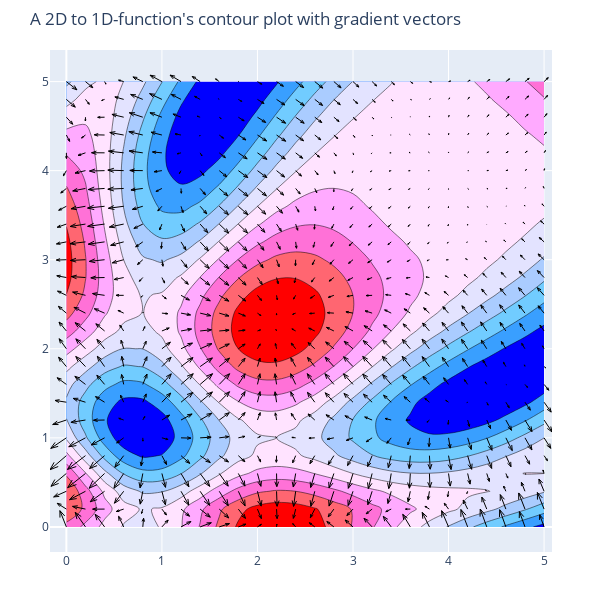

The code cell stored with this chart in its notebook:
### Code cell
# Test and visualize your code, the arrows are created using df_dx and df_dy.
sim.setup_grad_f(df_dx, df_dy)
sim.run(show_3d=False)

### Figure 1 — Plotly figure (JSON) as saved in the notebook; plotly's stock layout.template omitted (floating-point values rounded to 4 significant figures; data arrays with more than 128 entries replaced by an {"elided": "..."} marker saying what was removed)
{"data": [{"colorscale": [[0, "rgb(0,0,255)"], [0.1, "rgb(51,153,255)"], [0.2, "rgb(102,204,255)"], [0.3, "rgb(153,204,255)"], [0.4, "rgb(204,204,255)"], [0.5, "rgb(255,255,255)"], [0.6, "rgb(255,204,255)"], [0.7, "rgb(255,153,255)"], [0.8, "rgb(255,102,204)"], [0.9, "rgb(255,102,102)"], [1, "rgb(255,0,0)"]], "ncontours": 10, "showscale": false, "type": "contour", "x": [0, 0.2, 0.4, 0.6, 0.8, 1, 1.2, 1.4, 1.6, 1.8, 2, 2.2, 2.4, 2.6, 2.8, 3, 3.2, 3.4, 3.6, 3.8, 4, 4.2, 4.4, 4.6, 4.8, 5], "y": [0, 0.2, 0.4, 0.6, 0.8, 1, 1.2, 1.4, 1.6, 1.8, 2, 2.2, 2.4, 2.6, 2.8, 3, 3.2, 3.4, 3.6, 3.8, 4, 4.2, 4.4, 4.6, 4.8, 5], "z": {"elided": "26x26 float values"}}, {"line": {"color": "black", "width": 1}, "mode": "lines", "showlegend": false, "type": "scatter", "x": {"elided": "4732 float values"}, "y": {"elided": "4732 float values"}}], "layout": {"height": 602, "margin": {"b": 50, "l": 50, "r": 50, "t": 50}, "scene": {"camera": {"center": {"x": 0, "y": 0, "z": 0}, "eye": {"x": 0.1, "y": -1, "z": 2.25}, "up": {"x": 1, "y": 0, "z": 0}}}, "title": {"text": "A 2D to 1D-function's contour plot with gradient vectors"}, "width": 602}}
